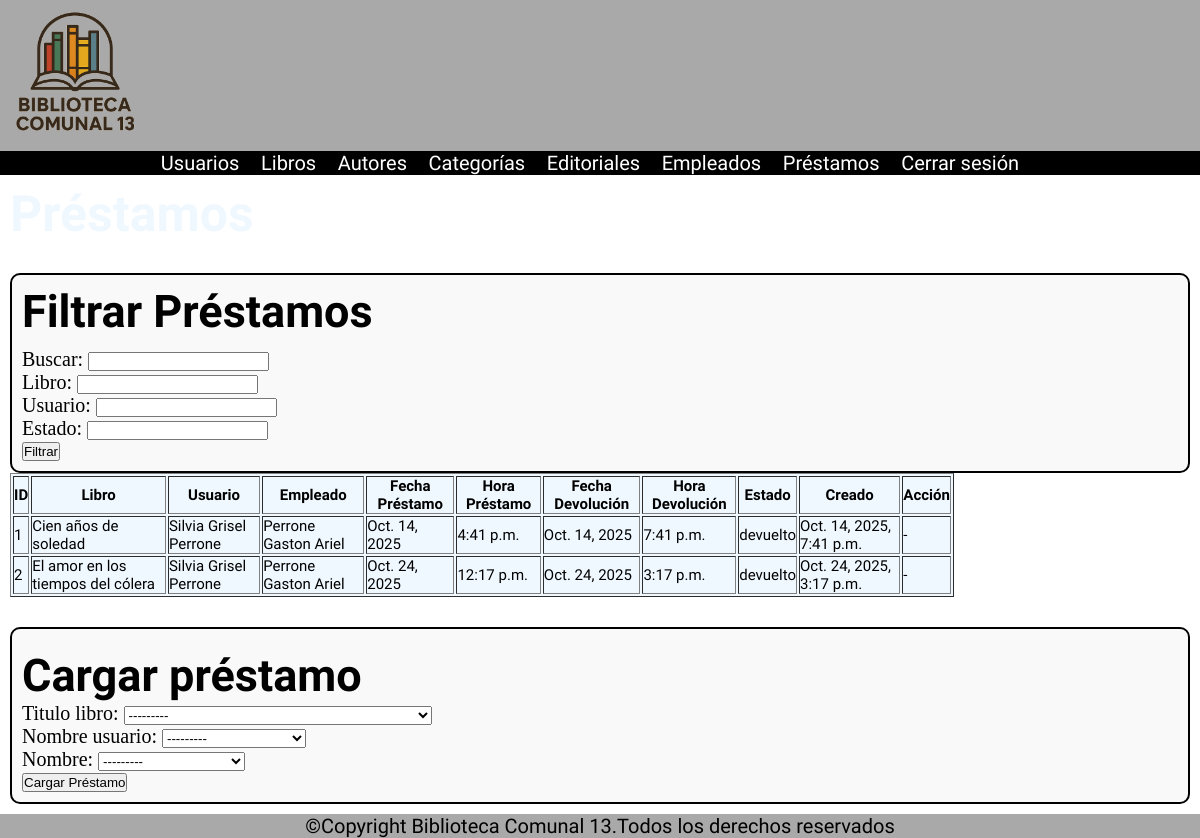
/prestamos/lista/, run on an earlier commit of the app's database.
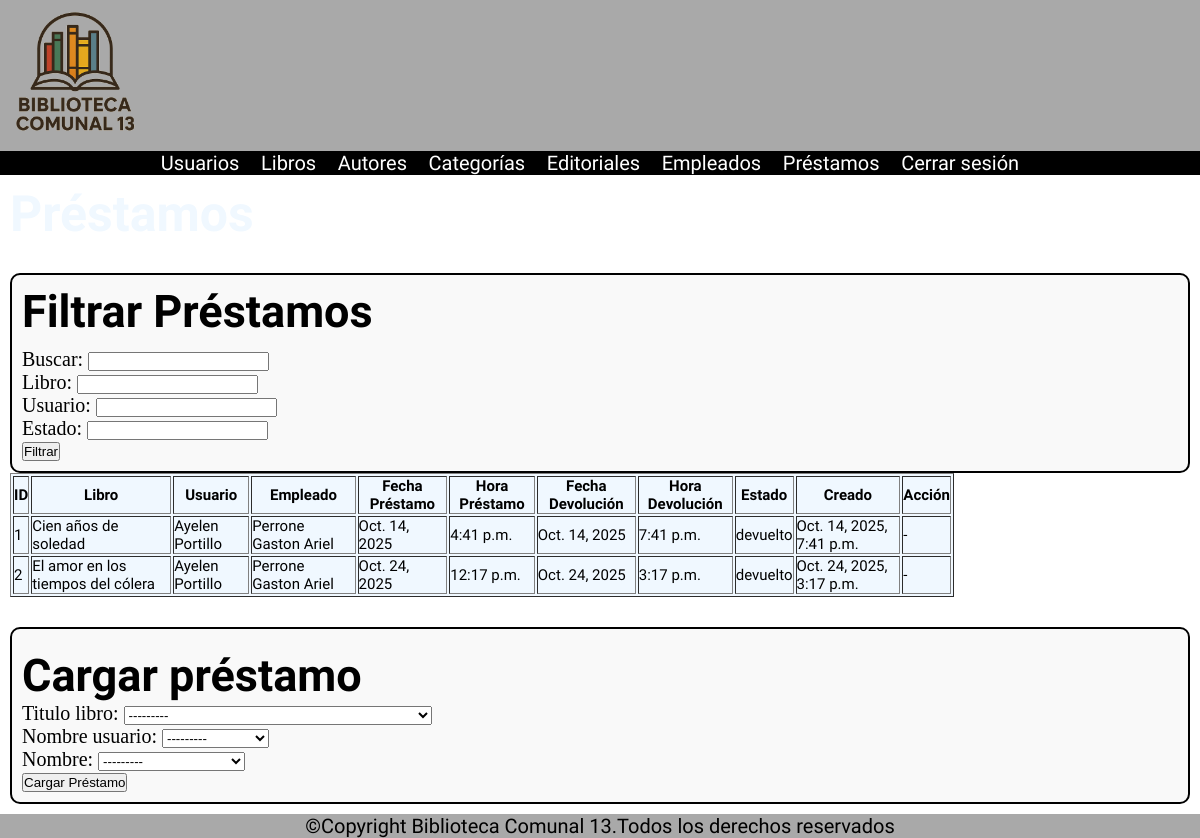
And on a later commit of the database.
### apps/prestamos/models.py (models this page shows)
class Prestamo(models.Model):
    titulo_libro = models.ForeignKey(Libro, on_delete=models.CASCADE, null=False, blank=False, db_column='libro_id')
    nombre_usuario = models.ForeignKey(Usuario, on_delete=models.CASCADE, null=False, blank=False, db_column='usuario_id')
    nombre = models.ForeignKey(Empleado, on_delete=models.CASCADE, null=False, blank=False, db_column='empleado_id')
    fecha_prestamo = models.DateField(auto_now_add=True)
    hora_prestamo = models.TimeField(auto_now_add=True)
    fecha_devolucion = models.DateField(null=True, blank=True)
    hora_devolucion = models.TimeField(null=True, blank=True)
    estado = models.CharField(max_length=10, default='pendiente')
    created_at = models.DateTimeField(auto_now_add=True)
    updated_at = models.DateTimeField(auto_now=True)

### apps/usuarios/models.py (models this page shows)
class Usuario(models.Model):
    nombre_usuario = models.CharField(max_length=100, null=False, blank=False)
    dni = models.CharField(max_length=15, unique=True, null=False, blank=False)
    telefono = models.CharField(max_length=20)
    calle = models.CharField(max_length=100)
    numero_calle = models.IntegerField()
    casa = models.BooleanField(default=False)
    edificio = models.BooleanField(default=False)
    piso = models.CharField(max_length=10, null=True, blank=True)
    departamento_numero_casa = models.CharField(max_length=10, null=True, blank=True)
    created_at = models.DateTimeField(auto_now_add=True)
    updated_at = models.DateTimeField(auto_now=True)
    def __str__(self):
        return f"{self.nombre_usuario}"

### apps/libros/models.py (models this page shows)
class Libro(models.Model):
    titulo = models.CharField(max_length=200, null=False, blank=False, db_column='titulo_libro')
    autor = models.ForeignKey(Autor, on_delete=models.CASCADE, null=False, blank=False, db_column='nombre_autor')
    editorial = models.ForeignKey(Editorial, on_delete=models.CASCADE, null=False, blank=False, db_column='nombre_editorial')
    categoria = models.ForeignKey(Categoria, on_delete=models.CASCADE, null=False, blank=False, db_column='nombre_categoria')
    fecha_publicacion = models.DateField()
    cantidad = models.IntegerField(null=False, blank=False)
    creado = models.DateTimeField(auto_now_add=True)
    actualizado = models.DateTimeField(auto_now=True)
    def __str__(self):
        return self.titulo

### apps/empleados/models.py (models this page shows)
class Empleado(AbstractBaseUser, PermissionsMixin):
    dni = models.CharField('DNI', max_length=20, unique=True)
    nombre = models.CharField('Nombre', max_length=150, blank=True)
    apellido = models.CharField('Apellido', max_length=150, blank=True)
    email = models.EmailField('Email', blank=True)
    telefono = models.CharField('Teléfono', max_length=20, blank=True)
    cargo = models.CharField('Cargo', max_length=100, blank=True)
    fecha_contratacion = models.DateField('Fecha de contratación', blank=True, null=True)
    is_staff = models.BooleanField('Staff')
    is_active = models.BooleanField('Activo')
    date_joined = models.DateTimeField('Fecha de alta', default=timezone.now)
    objects = EmpleadoManager()
    USERNAME_FIELD = 'dni'
    REQUIRED_FIELDS = ['nombre', 'apellido']
    class Meta:
        verbose_name = 'Empleado'
        verbose_name_plural = 'Empleados'
    def __str__(self):
        return f"{self.apellido} {self.nombre}"

### apps/prestamos/views.py (the view, shortened to what this page needs)
# urls.py: path('lista/', lista_prestamos, name='lista_prestamos'),
def lista_prestamos(request):
    filtro_form = FiltroPrestamoForm(request.GET or None)
    prestamos = Prestamo.objects.all()
    if request.method == 'POST':
        form = PrestamoForm(request.POST)
        if form.is_valid():
            prestamo = form.save(commit=False)
            libro_obj = prestamo.titulo_libro
            if libro_obj.cantidad > 0:
                libro_obj.cantidad -= 1
                libro_obj.save()
                prestamo.save()
                return redirect('lista_prestamos')
            else:
                form.add_error('titulo_libro', 'Libro no está disponible. ☹️')
    else:
        form = PrestamoForm()
    return render(request, 'prestamos.html', {'prestamos': prestamos, 'form': form, 'filtro_form': filtro_form})

### apps/prestamos/forms.py
class PrestamoForm(forms.ModelForm):
    class Meta:
        model = Prestamo
        fields = [
            'titulo_libro',
            'nombre_usuario',
            'nombre',
        ]

class FiltroPrestamoForm(forms.Form):
    q = forms.CharField(label='Buscar', required=False)
    libro = forms.CharField(label='Libro', required=False)
    usuario = forms.CharField(label='Usuario', required=False)
    estado = forms.CharField(label='Estado', required=False)

### templates/prestamos.html (shortened to what this page needs)
{% load static %}
<!DOCTYPE html>
<html lang="en">
<head>
    <link rel="stylesheet" href="{% static 'css/styles.css' %}">
</head>
<body>
  <header>
    <img src="{% static './multimedia/logo_BC13.png' %}" width="150">
  </header>
  <nav class="nav__flex font__white">
    <ul class="bona-nova-sc-regular">
      <li><a href="{% url 'lista_usuarios' %}">Usuarios</a></li>
      <li><a href="{% url 'lista_libros' %}">Libros</a></li>
      <li><a href="{% url 'lista_autores' %}">Autores</a></li>
      <li><a href="{% url 'lista_categorias' %}">Categorías</a></li>
      <li><a href="{% url 'lista_editoriales' %}">Editoriales</a></li>
      <li><a href="{% url 'lista_empleados' %}">Empleados</a></li>
      <li><a href="{% url 'lista_prestamos' %}">Préstamos</a></li>
      <li><a href="{% url 'index' %}">Cerrar sesión</a></li>
    </ul>
  </nav>
  <main>
    <h1 class="bona-nova-sc-bold font__white">Préstamos</h1>
    <div class="register__alldata">
      <h2 class="bona-nova-sc-bold">Filtrar Préstamos</h2>
      <form method="get">
          {{ filtro_form.as_p }}
          <button type="submit">Filtrar</button>
      </form>
    </div>
    <table border="1" class="bona-nova-sc-regular">
  <thead>
    <tr>
      <th><strong>ID</strong></th>
      <th><strong>Libro</strong></th>
      <th><strong>Usuario</strong></th>
      <th><strong>Empleado</strong></th>
      <th><strong>Fecha Préstamo</strong></th>
      <th><strong>Hora Préstamo</strong></th>
      <th><strong>Fecha Devolución</strong></th>
      <th><strong>Hora Devolución</strong></th>
      <th><strong>Estado</strong></th>
      <th><strong>Creado</strong></th>
      <th><strong>Acción</strong></th>
    </tr>
  </thead>
  <tbody>
    {%for prestamo in prestamos%}
    <tr>
      <td>{{prestamo.id}}</td>
      <td>{{prestamo.titulo_libro}}</td>
      <td>{{prestamo.nombre_usuario}}</td>
      <td>{{prestamo.nombre}}</td>
      <td>{{prestamo.fecha_prestamo}}</td>
      <td>{{prestamo.hora_prestamo}}</td>
      <td>{{prestamo.fecha_devolucion|default:"--"}}</td>
      <td>{{prestamo.hora_devolucion|default:"--"}}</td>
      <td>{{prestamo.estado}}</td>
      <td>{{prestamo.created_at}}</td>
      <td>
        {% if not prestamo.fecha_devolucion %}
          <form action="{% url 'devolver_prestamo' prestamo.id %}" method="post" style="display:inline;">
            {% csrf_token %}
            <button type="submit">Devolver</button>
          </form>
        {% else %}
          -
        {% endif %}
      </td>
    </tr>
    {% endfor %}
  </tbody>
</table>
    <div class="register__alldata">
      <form method="post">
          <h2 class="bona-nova-sc-bold">Cargar préstamo</h2>
          {{ form.as_p }}
          <button type="submit">Cargar Préstamo</button>
      </form>
    </div>
  </main>
  <footer>
    <p class="bona-nova-sc-regular align__center">©Copyright Biblioteca Comunal 13.Todos los derechos reservados</p>
  </footer>
</body>
</html>

What changed in the data, as far as the page shows it:
changed through a linked row, Prestamo "Oct. 14, 2025": nombre_usuario "Silvia Grisel Perrone" → "Ayelen Portillo"
changed through a linked row, Prestamo "Oct. 24, 2025": nombre_usuario "Silvia Grisel Perrone" → "Ayelen Portillo"
